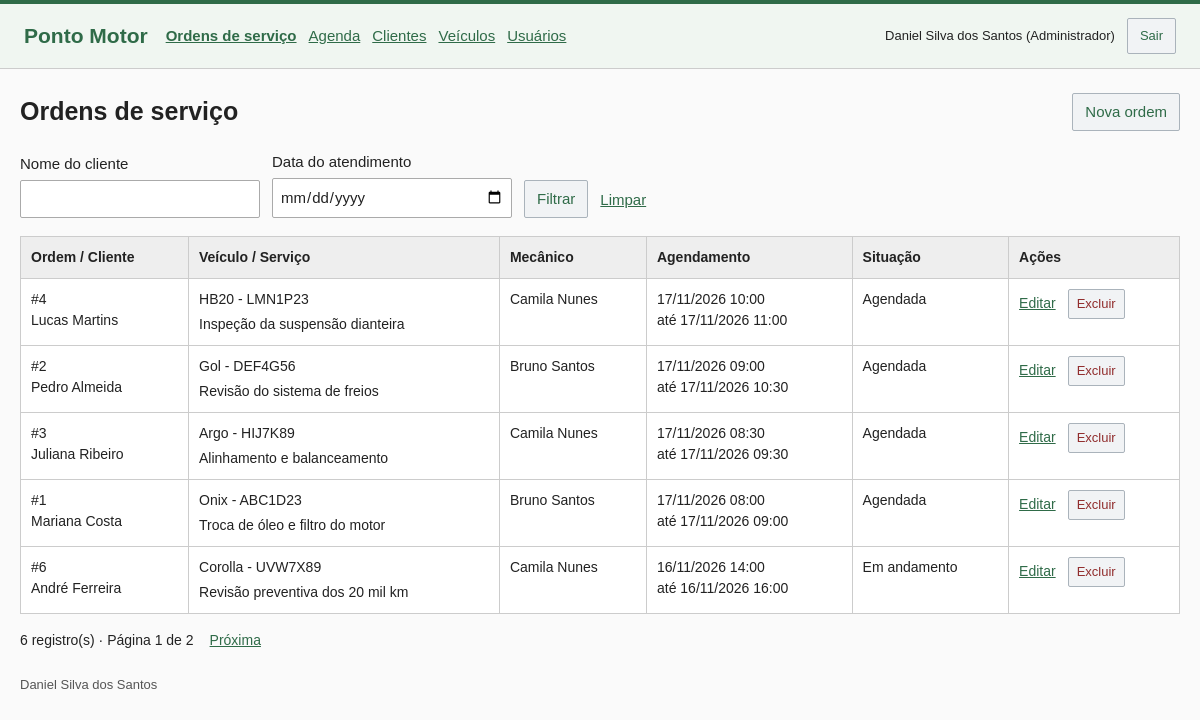
The page /index.php?pagina=ordens (signed in) on the database its author committed.
### tables this page shows
CREATE TABLE usuarios (
    id INT UNSIGNED AUTO_INCREMENT PRIMARY KEY,
    nome VARCHAR(100) NOT NULL,
    email VARCHAR(150) NOT NULL UNIQUE,
    senha VARCHAR(255) NOT NULL,
    perfil ENUM('administrador','mecanico') NOT NULL,
    ativo TINYINT(1) NOT NULL DEFAULT 1,
    criado_em TIMESTAMP NOT NULL DEFAULT CURRENT_TIMESTAMP
);

CREATE TABLE ordens (
    id INT UNSIGNED AUTO_INCREMENT PRIMARY KEY,
    veiculo_id INT UNSIGNED NOT NULL,
    mecanico_id INT UNSIGNED NOT NULL,
    descricao VARCHAR(1000) NOT NULL,
    observacoes TEXT NOT NULL,
    inicio DATETIME NOT NULL,
    fim DATETIME NOT NULL,
    situacao ENUM('agendada','em_andamento','concluida','cancelada') NOT NULL DEFAULT 'agendada',
    criado_em TIMESTAMP NOT NULL DEFAULT CURRENT_TIMESTAMP,
    atualizado_em TIMESTAMP NOT NULL DEFAULT CURRENT_TIMESTAMP,
    FOREIGN KEY (veiculo_id) REFERENCES veiculos(id) ON DELETE RESTRICT,
    FOREIGN KEY (mecanico_id) REFERENCES usuarios(id) ON DELETE RESTRICT,
    INDEX agenda_mecanico (mecanico_id, inicio, fim),
    INDEX data_atendimento (inicio),
    CONSTRAINT chk_ordens_periodo CHECK (fim > inicio)
);

CREATE TABLE clientes (
    id INT UNSIGNED AUTO_INCREMENT PRIMARY KEY,
    nome VARCHAR(100) NOT NULL,
    telefone VARCHAR(20) NOT NULL,
    email VARCHAR(150) NOT NULL DEFAULT ''
);

CREATE TABLE veiculos (
    id INT UNSIGNED AUTO_INCREMENT PRIMARY KEY,
    cliente_id INT UNSIGNED NOT NULL,
    placa VARCHAR(7) NOT NULL UNIQUE,
    marca VARCHAR(50) NOT NULL,
    modelo VARCHAR(80) NOT NULL,
    ano SMALLINT UNSIGNED NOT NULL,
    FOREIGN KEY (cliente_id) REFERENCES clientes(id) ON DELETE RESTRICT
);

### src/controle/SistemaController.php (called while the page is built, shortened)
<?php
$pagina = texto($_GET, 'pagina', $usuario ? 'ordens' : 'login');
$editando = false;
$busca = texto($_GET, 'busca');
$data = texto($_GET, 'data', $pagina === 'agenda' ? date('Y-m-d') : '');
$isAdmin = $usuario && $usuario['perfil'] === 'administrador';
try {
    if (in_array($pagina, ['clientes', 'veiculos', 'ordens'], true) && $usuario) {
        $id = (int) texto($_GET, 'editar');
        $novo = texto($_GET, 'novo') === '1';
        $editando = $id > 0 || $novo || ($_SERVER['REQUEST_METHOD'] === 'POST' && in_array(texto($_POST, 'acao'), ['salvar_cadastro', 'salvar_ordem'], true));
    }
    if ($usuario && in_array($pagina, ['ordens', 'clientes', 'veiculos', 'agenda'], true)) {
        $lista = $oficina->listar($pagina === 'agenda' ? 'ordens' : $pagina, $usuario, $busca, $data, max(1, (int) texto($_GET, 'p', '1')), $pagina === 'agenda');
    }
} catch (RegraException $e) {
    http_response_code($e->status);
    $erro = $e->getMessage();
    $editando = false;
    if ($e->status === 403 || $e->status === 404) {
        $pagina = 'erro';
    }
} catch (PDOException $e) {
    error_log($e->getMessage());
    http_response_code(500);
    $erro = 'Não foi possível consultar os registros.';
    $pagina = 'erro';
}
$titulos = ['ordens' => 'Ordens de serviço', 'clientes' => 'Clientes', 'veiculos' => 'Veículos', 'agenda' => 'Agenda', 'usuarios' => 'Usuários', 'erro' => 'Acesso indisponível', 'login' => 'Login'];
$titulo = $titulos[$pagina] ?? 'Página não encontrada';
require dirname(__DIR__) . '/paginas/layout.php';

### public/index.php (called while the page is built, shortened)
<?php
require dirname(__DIR__) . '/src/bootstrap.php';
require dirname(__DIR__) . '/src/controle/SistemaController.php';

### src/repositorios/Oficina.php (called while the page is built, shortened)
<?php
class Oficina
{
    public function consulta(string $sql, array $params = []): PDOStatement
    {
        $stmt = $this->db->prepare($sql);
        $stmt->execute($params);
        return $stmt;
    }
    public function um(string $sql, array $params = []): ?array
    {
        return $this->consulta($sql, $params)->fetch() ?: null;
    }
    public function todos(string $sql, array $params = []): array
    {
        return $this->consulta($sql, $params)->fetchAll();
    }
    public function contar(string $sql, array $params = []): int
    {
        return (int) $this->consulta($sql, $params)->fetchColumn();
    }
    public function listar(string $tipo, array $usuario, string $busca, string $data, int $pagina, bool $agenda = false): array
    {
        $params = [];
        $where = ['1 = 1'];
        $pessoal = $usuario['perfil'] === 'mecanico';
        if ($tipo === 'ordens') {
            $from = 'ordens o JOIN veiculos v ON v.id = o.veiculo_id JOIN clientes c ON c.id = v.cliente_id JOIN usuarios u ON u.id = o.mecanico_id';
            $campos = 'o.*, c.nome AS cliente, v.placa, v.modelo, u.nome AS mecanico';
            $ordem = $agenda ? 'o.inicio ASC, o.id ASC' : 'o.inicio DESC, o.id DESC';
        }
        $filtro = implode(' AND ', $where);
        $total = $this->contar("SELECT COUNT(*) FROM $from WHERE $filtro", $params);
        $pagina = max(1, min($pagina, max(1, (int) ceil($total / 5))));
        $offset = ($pagina - 1) * 5;
        $itens = $this->todos("SELECT $campos FROM $from WHERE $filtro ORDER BY $ordem LIMIT 5 OFFSET $offset", $params);
        return compact('itens', 'total', 'pagina');
    }
}

### src/bootstrap.php (called while the page is built, shortened)
<?php
$config = require dirname(__DIR__) . '/config/banco.php';
require __DIR__ . '/Suporte.php';
require __DIR__ . '/repositorios/Oficina.php';
try {
    $pdo = new PDO("mysql:host={$config['host']};port={$config['porta']};dbname={$config['nome']};charset=utf8mb4", $config['usuario'], $config['senha'], [PDO::ATTR_ERRMODE => PDO::ERRMODE_EXCEPTION, PDO::ATTR_DEFAULT_FETCH_MODE => PDO::FETCH_ASSOC, PDO::ATTR_EMULATE_PREPARES => false]);
    $pdo->exec("SET time_zone = '-03:00'");
    $oficina = new Oficina($pdo);
} catch (PDOException $e) {
    error_log($e->getMessage());
    http_response_code(503);
    exit('Não foi possível conectar ao banco. Confira a senha em config/local.php, a conexão com o MySQL Server e a importação pelo Workbench descrita no README.');
}
if (isset($_SESSION['usuario_id'])) {
    $usuario = $oficina->um('SELECT id, nome, email, perfil FROM usuarios WHERE id = ? AND ativo = 1', [$_SESSION['usuario_id']]);
}

### src/paginas/listagem.php (the view, shortened to what this page needs)
<?php
$ordens = in_array($pagina, ['ordens', 'agenda'], true);
$destino = $ordens ? 'ordens' : $pagina;
?>
<section class="secao">
    <form method="get" action="index.php" class="filtros">
        <label><?= $ordens ? 'Nome do cliente' : 'Buscar' ?>
            <input name="busca" type="search" maxlength="100" value="<?= e($busca) ?>">
        </label>
        <?php if ($ordens): ?>
            <label>Data do atendimento
                <input type="date" name="data" value="<?= e($data) ?>" <?= $pagina === 'agenda' ? 'required' : '' ?>>
            </label>
        <?php endif; ?>
        <button type="submit">Filtrar</button>
        <a href="<?= e(url($pagina)) ?>">Limpar</a>
    </form>
    <div class="tabela-wrap">
        <table>
            <thead>
                <tr>
                    <?php if ($ordens): ?>
                        <th>Ordem / Cliente</th>
                        <th>Veículo / Serviço</th>
                        <th>Mecânico</th>
                        <th>Agendamento</th>
                        <th>Situação</th>
                        <th>Ações</th>
                    <?php endif; ?>
                </tr>
            </thead>
            <tbody>
                <?php foreach ($lista['itens'] as $item): ?>
                    <tr>
                        <?php if ($ordens): ?>
                            <td><span class="numero">#<?= e($item['id']) ?></span><?= e($item['cliente']) ?></td>
                            <td><?= e($item['modelo']) ?> - <?= e($item['placa']) ?><span class="descricao"><?= e($item['descricao']) ?></span></td>
                            <td><?= e($item['mecanico']) ?></td>
                            <td class="horario"><?= e(dataBr($item['inicio'])) ?><br>até <?= e(dataBr($item['fim'])) ?></td>
                            <td><?= e(situacoes()[$item['situacao']]) ?></td>
                        <?php elseif ($pagina === 'clientes'): ?>
                            <td><?= e($item['nome']) ?></td>
                            <td><?= e($item['telefone']) ?></td>
                            <td><?= e($item['email'] ?: 'Não informado') ?></td>
                        <?php endif; ?>
                        <?php if ($isAdmin || $ordens): ?>
                            <td>
                                <div class="acoes">
                                    <a href="<?= e(url($destino, ['editar' => $item['id']])) ?>"><?= $isAdmin ? 'Editar' : 'Atualizar' ?></a>
                                    <?php if ($isAdmin): ?>
                                        <form method="post" action="<?= e(url($destino)) ?>" data-confirmar="Excluir este registro?">
                                            <button type="submit" class="excluir">Excluir</button>
                                        </form>
                                    <?php endif; ?>
                                </div>
                            </td>
                        <?php endif; ?>
                    </tr>
                <?php endforeach; ?>
            </tbody>
        </table>
    </div>
    <?php paginar($pagina, $lista['total'], $lista['pagina'], ['busca' => $busca, 'data' => $data]); ?>
</section>

### src/paginas/layout.php (shortened to what this page needs)
<?php
$menu = ['ordens' => 'Ordens de serviço', 'agenda' => 'Agenda', 'clientes' => 'Clientes', 'veiculos' => 'Veículos'];
if ($isAdmin) {
    $menu['usuarios'] = 'Usuários';
}
$novos = ['ordens' => 'Nova ordem', 'clientes' => 'Novo cliente', 'veiculos' => 'Novo veículo'];
?>
<!DOCTYPE html>
<html lang="pt-BR">
<head>
    <link rel="stylesheet" href="assets/estilo.css">
</head>
<body>
    <header class="barra">
        <a class="marca" href="index.php">Ponto Motor</a>
        <?php if ($usuario): ?>
            <nav class="menu" aria-label="Principal">
                <?php foreach ($menu as $rota => $nome): ?>
                    <a href="<?= e(url($rota)) ?>" <?= $pagina === $rota ? 'aria-current="page"' : '' ?>><?= e($nome) ?></a>
                <?php endforeach; ?>
            </nav>
            <div class="conta">
                <span><?= e($usuario['nome']) ?> (<?= $isAdmin ? 'Administrador' : 'Mecânico' ?>)</span>
                <form action="<?= e(url('ordens')) ?>" method="post">
                    <button type="submit">Sair</button>
                </form>
            </div>
        <?php endif; ?>
    </header>
    <main class="conteudo <?= $pagina === 'login' ? 'login' : '' ?>">
        <div class="cabecalho">
            <h1><?= e($titulo) ?></h1>
            <?php if ($isAdmin && isset($novos[$pagina]) && !$editando): ?>
                <a class="botao" href="<?= e(url($pagina, ['novo' => 1])) ?>"><?= e($novos[$pagina]) ?></a>
            <?php endif; ?>
        </div>
        <?php if ($pagina === 'login'): ?>
            <form method="post" action="<?= e(url('login')) ?>" class="formulario">
                <?= csrf() ?>
                <input type="hidden" name="acao" value="login">
                <?php campo('E-mail', 'email', $dados, 'email', 'required maxlength="150" autocomplete="username"'); ?>
                <label>Senha
                    <input name="senha" type="password" required maxlength="72" autocomplete="current-password">
                </label>
                <div><button type="submit">Entrar</button></div>
            </form>
        <?php else: ?>
            <?php
            if ($editando) {
                require __DIR__ . '/formulario.php';
            } elseif ($pagina === 'usuarios') {
                require __DIR__ . '/usuarios.php';
            } elseif ($pagina !== 'erro') {
                require __DIR__ . '/listagem.php';
            }
            ?>
        <?php endif; ?>
    </main>
    <footer>Daniel Silva dos Santos</footer>
</body>
</html>

### src/Suporte.php (shortened to what this page needs)
<?php
function texto(array $dados, string $chave, string $padrao = ''): string
{
    return isset($dados[$chave]) && is_scalar($dados[$chave]) ? trim((string) $dados[$chave]) : $padrao;
}
function e(mixed $valor): string
{
    return htmlspecialchars(is_scalar($valor) ? (string) $valor : '', ENT_QUOTES, 'UTF-8');
}
function url(string $pagina, array $params = []): string
{
    return 'index.php?' . http_build_query(['pagina' => $pagina] + $params);
}
function dataBr(string $data): string
{
    return date('d/m/Y H:i', strtotime($data));
}
function situacoes(): array
{
    return ['agendada' => 'Agendada', 'em_andamento' => 'Em andamento', 'concluida' => 'Concluída', 'cancelada' => 'Cancelada'];
}
function paginar(string $pagina, int $total, int $paginaAtual, array $filtros): void
{
    $paginas = max(1, (int) ceil($total / 5));
    echo '<nav class="paginacao" aria-label="Paginação"><span>' . $total . ' registro(s) · Página ' . $paginaAtual . ' de ' . $paginas . '</span>';
    if ($paginaAtual < $paginas) {
        echo '<a href="' . e(url($pagina, $filtros + ['p' => $paginaAtual + 1])) . '">Próxima</a>';
    }
    echo '</nav>';
}

### public/assets/estilo.css (style rules this page uses)
* { box-sizing: border-box; }
:root { --cor: #2f6b48; }
body { margin: 0; background: #fafafa; color: #222; font: 15px/1.5 Arial, sans-serif; }
a { color: var(--cor); }
button, input, select, textarea { font: inherit; }
button, .botao { display: inline-block; padding: 7px 12px; border: 1px solid #aab3bb; border-radius: 2px; background: #f1f3f5; color: var(--cor); text-decoration: none; cursor: pointer; }
.barra { display: flex; align-items: center; flex-wrap: wrap; gap: 18px; padding: 14px 24px; background: #f0f6f1; border-top: 4px solid var(--cor); border-bottom: 1px solid #ccc; }
.marca { font-size: 21px; font-weight: bold; text-decoration: none; }
.menu, .conta, .acoes, .acoes-form { display: flex; align-items: center; flex-wrap: wrap; gap: 12px; }
.menu a[aria-current] { font-weight: bold; }
.conta { margin-left: auto; font-size: 13px; }
.conteudo, footer { max-width: 1200px; margin: 24px auto; padding: 0 20px; }
.cabecalho, .secao-titulo { display: flex; align-items: center; justify-content: space-between; flex-wrap: wrap; gap: 12px; margin-bottom: 18px; }
h1 { margin: 0; font-size: 25px; }
.secao, .historico { margin: 20px 0; }
label { display: block; }
input, select, textarea { display: block; width: 100%; min-height: 37px; margin-top: 4px; padding: 7px; border: 1px solid #aaa; border-radius: 2px; background: white; color: #222; }
.filtros { display: flex; align-items: end; flex-wrap: wrap; gap: 12px; margin-bottom: 18px; }
.filtros label { width: 240px; }
.filtros a { padding: 7px 0; }
.tabela-wrap { overflow-x: auto; }
table { width: 100%; min-width: 700px; border-collapse: collapse; background: white; text-align: left; font-size: 14px; }
th, td { padding: 10px; border: 1px solid #ccc; vertical-align: top; }
th { background: #eee; }
.numero, .descricao { display: block; }
.descricao { max-width: 260px; margin-top: 4px; overflow-wrap: anywhere; }
.horario { white-space: nowrap; }
.excluir { color: #912d2d; padding: 4px 8px; font-size: 13px; }
.paginacao { display: flex; flex-wrap: wrap; gap: 16px; margin-top: 16px; font-size: 14px; }
.ajuda, footer { color: #555; font-size: 13px; }

### rows shown on the page
usuarios: nome "Daniel Silva dos Santos"
ordens: id "4", clientes.nome "Lucas Martins", veiculo.modelo "HB20", veiculo.placa "LMN1P23", descricao "Inspeção da suspensão dianteira", mecanico.nome "Camila Nunes", inicio "17/11/2026 10:00", fim "17/11/2026 11:00", situacao "Agendada"
ordens: id "2", clientes.nome "Pedro Almeida", veiculo.modelo "Gol", veiculo.placa "DEF4G56", descricao "Revisão do sistema de freios", mecanico.nome "Bruno Santos", inicio "17/11/2026 09:00", fim "17/11/2026 10:30", situacao "Agendada"
ordens: id "3", clientes.nome "Juliana Ribeiro", veiculo.modelo "Argo", veiculo.placa "HIJ7K89", descricao "Alinhamento e balanceamento", mecanico.nome "Camila Nunes", inicio "17/11/2026 08:30", fim "17/11/2026 09:30", situacao "Agendada"
ordens: id "1", clientes.nome "Mariana Costa", veiculo.modelo "Onix", veiculo.placa "ABC1D23", descricao "Troca de óleo e filtro do motor", mecanico.nome "Bruno Santos", inicio "17/11/2026 08:00", fim "17/11/2026 09:00", situacao "Agendada"
ordens: id "6", clientes.nome "André Ferreira", veiculo.modelo "Corolla", veiculo.placa "UVW7X89", descricao "Revisão preventiva dos 20 mil km", mecanico.nome "Camila Nunes", inicio "16/11/2026 14:00", fim "16/11/2026 16:00", situacao "Em andamento", id "2"

### other values the page prints
$nome "Ordens de serviço"
$nome "Agenda"
$nome "Clientes"
$nome "Veículos"
$nome "Usuários"
$titulo "Ordens de serviço"
$novos[$pagina] "Nova ordem"
$paginaAtual "1"
